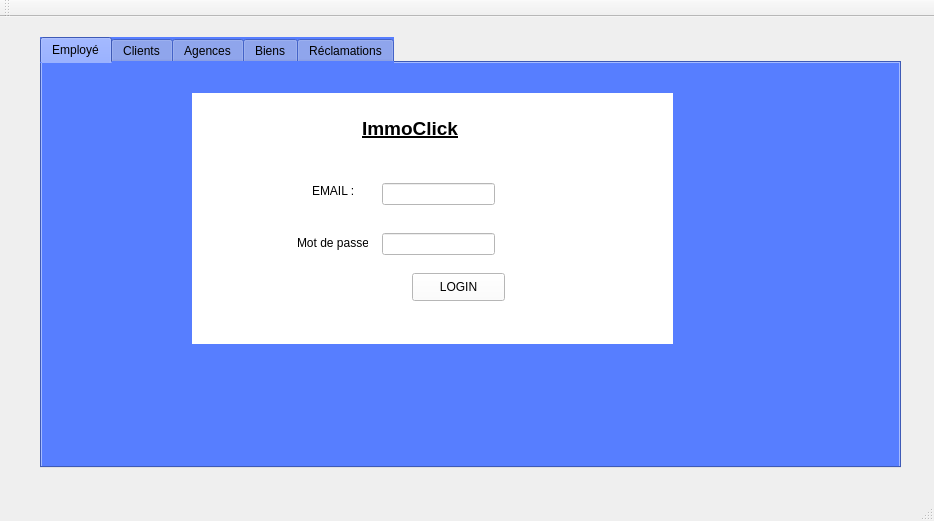
<?xml version="1.0" encoding="UTF-8"?>
<ui version="4.0">
 <class>MainWindow</class>
 <widget class="QMainWindow" name="MainWindow">
  <property name="geometry">
   <rect>
    <x>0</x>
    <y>0</y>
    <width>934</width>
    <height>521</height>
   </rect>
  </property>
  <property name="windowTitle">
   <string>Gestion des Clients</string>
  </property>
  <widget class="QWidget" name="centralWidget">
   <widget class="QTabWidget" name="tabWidget_2">
    <property name="geometry">
     <rect>
      <x>40</x>
      <y>20</y>
      <width>861</width>
      <height>431</height>
     </rect>
    </property>
    <property name="styleSheet">
     <string notr="true">background-color: rgb(87, 126, 255);</string>
    </property>
    <property name="currentIndex">
     <number>0</number>
    </property>
    <widget class="QWidget" name="tab_4">
     <attribute name="title">
      <string>Employé</string>
     </attribute>
     <widget class="QStackedWidget" name="stackedWidget">
      <property name="geometry">
       <rect>
        <x>50</x>
        <y>20</y>
        <width>791</width>
        <height>371</height>
       </rect>
      </property>
      <property name="currentIndex">
       <number>1</number>
      </property>
      <widget class="QWidget" name="page">
       <widget class="QPushButton" name="pushButton_30">
        <property name="geometry">
         <rect>
          <x>260</x>
          <y>0</y>
          <width>75</width>
          <height>23</height>
         </rect>
        </property>
        <property name="text">
         <string>TRI ID</string>
        </property>
       </widget>
       <widget class="QPushButton" name="pushButton_33">
        <property name="geometry">
         <rect>
          <x>590</x>
          <y>0</y>
          <width>75</width>
          <height>23</height>
         </rect>
        </property>
        <property name="text">
         <string>TRI SALAIRE</string>
        </property>
       </widget>
       <widget class="QPushButton" name="pushButton_afficher">
        <property name="geometry">
         <rect>
          <x>150</x>
          <y>320</y>
          <width>75</width>
          <height>23</height>
         </rect>
        </property>
        <property name="text">
         <string>Afficher</string>
        </property>
       </widget>
       <widget class="QPushButton" name="pushButton_31">
        <property name="geometry">
         <rect>
          <x>10</x>
          <y>0</y>
          <width>75</width>
          <height>23</height>
         </rect>
        </property>
        <property name="text">
         <string>Statistique</string>
        </property>
       </widget>
       <widget class="QLineEdit" name="rechercher">
        <property name="geometry">
         <rect>
          <x>350</x>
          <y>0</y>
          <width>141</width>
          <height>24</height>
         </rect>
        </property>
        <property name="placeholderText">
         <string>Recherche</string>
        </property>
        <property name="clearButtonEnabled">
         <bool>true</bool>
        </property>
       </widget>
       <widget class="QTableView" name="tab_emp">
        <property name="geometry">
         <rect>
          <x>10</x>
          <y>50</y>
          <width>721</width>
          <height>111</height>
         </rect>
        </property>
        <property name="styleSheet">
         <string notr="true">background-color: rgb(255, 255, 255);</string>
        </property>
       </widget>
       <widget class="QGroupBox" name="groupBox_4">
        <property name="geometry">
         <rect>
          <x>0</x>
          <y>170</y>
          <width>731</width>
          <height>141</height>
         </rect>
        </property>
        <property name="styleSheet">
         <string notr="true">background-color: rgb(90, 170, 72);</string>
        </property>
        <property name="title">
         <string>Employé</string>
        </property>
        <widget class="QTabWidget" name="tabWidget">
         <property name="geometry">
          <rect>
           <x>0</x>
           <y>-1</y>
           <width>731</width>
           <height>141</height>
          </rect>
         </property>
         <property name="currentIndex">
          <number>1</number>
         </property>
         <widget class="QWidget" name="tab">
          <attribute name="title">
           <string>Ajouter Employé</string>
          </attribute>
          <widget class="QLabel" name="label_11">
           <property name="geometry">
            <rect>
             <x>220</x>
             <y>20</y>
             <width>47</width>
             <height>14</height>
            </rect>
           </property>
           <property name="text">
            <string>Prénom :</string>
           </property>
          </widget>
          <widget class="QLabel" name="label_14">
           <property name="geometry">
            <rect>
             <x>440</x>
             <y>60</y>
             <width>47</width>
             <height>14</height>
            </rect>
           </property>
           <property name="text">
            <string>Salaire :</string>
           </property>
          </widget>
          <widget class="QLabel" name="label_13">
           <property name="geometry">
            <rect>
             <x>440</x>
             <y>20</y>
             <width>47</width>
             <height>14</height>
            </rect>
           </property>
           <property name="text">
            <string>Agence :</string>
           </property>
          </widget>
          <widget class="QLabel" name="label_10">
           <property name="geometry">
            <rect>
             <x>40</x>
             <y>70</y>
             <width>41</width>
             <height>20</height>
            </rect>
           </property>
           <property name="text">
            <string>Nom :</string>
           </property>
          </widget>
          <widget class="QLineEdit" name="email">
           <property name="geometry">
            <rect>
             <x>510</x>
             <y>90</y>
             <width>113</width>
             <height>20</height>
            </rect>
           </property>
          </widget>
          <widget class="QLineEdit" name="salaire">
           <property name="geometry">
            <rect>
             <x>510</x>
             <y>60</y>
             <width>113</width>
             <height>20</height>
            </rect>
           </property>
          </widget>
          <widget class="QLabel" name="label_15">
           <property name="geometry">
            <rect>
             <x>440</x>
             <y>90</y>
             <width>47</width>
             <height>14</height>
            </rect>
           </property>
           <property name="text">
            <string>Email</string>
           </property>
          </widget>
          <widget class="QLineEdit" name="prenom">
           <property name="geometry">
            <rect>
             <x>280</x>
             <y>20</y>
             <width>113</width>
             <height>20</height>
            </rect>
           </property>
          </widget>
          <widget class="QLabel" name="label_16">
           <property name="geometry">
            <rect>
             <x>40</x>
             <y>20</y>
             <width>41</width>
             <height>20</height>
            </rect>
           </property>
           <property name="text">
            <string>ID :</string>
           </property>
          </widget>
          <widget class="QLineEdit" name="nom">
           <property name="geometry">
            <rect>
             <x>90</x>
             <y>70</y>
             <width>113</width>
             <height>20</height>
            </rect>
           </property>
          </widget>
          <widget class="QLabel" name="label_12">
           <property name="geometry">
            <rect>
             <x>220</x>
             <y>50</y>
             <width>47</width>
             <height>14</height>
            </rect>
           </property>
           <property name="text">
            <string>Adresse :</string>
           </property>
          </widget>
          <widget class="QLineEdit" name="id">
           <property name="geometry">
            <rect>
             <x>90</x>
             <y>20</y>
             <width>113</width>
             <height>20</height>
            </rect>
           </property>
          </widget>
          <widget class="QLineEdit" name="ref_agence">
           <property name="geometry">
            <rect>
             <x>510</x>
             <y>20</y>
             <width>113</width>
             <height>20</height>
            </rect>
           </property>
          </widget>
          <widget class="QComboBox" name="adresse">
           <property name="geometry">
            <rect>
             <x>280</x>
             <y>50</y>
             <width>111</width>
             <height>22</height>
            </rect>
           </property>
           <item>
            <property name="text">
             <string>Bizerte</string>
            </property>
           </item>
           <item>
            <property name="text">
             <string>Tunis</string>
            </property>
           </item>
           <item>
            <property name="text">
             <string>Nabeul</string>
            </property>
           </item>
           <item>
            <property name="text">
             <string>Sfax</string>
            </property>
           </item>
           <item>
            <property name="text">
             <string>Sousse</string>
            </property>
           </item>
          </widget>
          <widget class="QLabel" name="label_24">
           <property name="geometry">
            <rect>
             <x>230</x>
             <y>90</y>
             <width>41</width>
             <height>20</height>
            </rect>
           </property>
           <property name="text">
            <string>PWD</string>
           </property>
          </widget>
          <widget class="QLineEdit" name="mdp">
           <property name="geometry">
            <rect>
             <x>280</x>
             <y>90</y>
             <width>113</width>
             <height>20</height>
            </rect>
           </property>
          </widget>
         </widget>
         <widget class="QWidget" name="tab_2">
          <attribute name="title">
           <string>Modifier Employé</string>
          </attribute>
          <widget class="QPushButton" name="pushButton_modifier">
           <property name="geometry">
            <rect>
             <x>600</x>
             <y>90</y>
             <width>75</width>
             <height>23</height>
            </rect>
           </property>
           <property name="text">
            <string>Modifier</string>
           </property>
          </widget>
          <widget class="QLabel" name="label_17">
           <property name="geometry">
            <rect>
             <x>10</x>
             <y>60</y>
             <width>41</width>
             <height>20</height>
            </rect>
           </property>
           <property name="text">
            <string>Nom :</string>
           </property>
          </widget>
          <widget class="QLineEdit" name="agence_modif">
           <property name="geometry">
            <rect>
             <x>480</x>
             <y>10</y>
             <width>113</width>
             <height>20</height>
            </rect>
           </property>
          </widget>
          <widget class="QLabel" name="label_18">
           <property name="geometry">
            <rect>
             <x>410</x>
             <y>50</y>
             <width>47</width>
             <height>14</height>
            </rect>
           </property>
           <property name="text">
            <string>Salaire :</string>
           </property>
          </widget>
          <widget class="QLabel" name="label_19">
           <property name="geometry">
            <rect>
             <x>410</x>
             <y>80</y>
             <width>47</width>
             <height>14</height>
            </rect>
           </property>
           <property name="text">
            <string>Email</string>
           </property>
          </widget>
          <widget class="QLineEdit" name="prenom_modif">
           <property name="geometry">
            <rect>
             <x>250</x>
             <y>10</y>
             <width>113</width>
             <height>20</height>
            </rect>
           </property>
          </widget>
          <widget class="QLabel" name="label_20">
           <property name="geometry">
            <rect>
             <x>200</x>
             <y>60</y>
             <width>47</width>
             <height>14</height>
            </rect>
           </property>
           <property name="text">
            <string>Adresse :</string>
           </property>
          </widget>
          <widget class="QLabel" name="label_21">
           <property name="geometry">
            <rect>
             <x>10</x>
             <y>10</y>
             <width>41</width>
             <height>20</height>
            </rect>
           </property>
           <property name="text">
            <string>ID :</string>
           </property>
          </widget>
          <widget class="QLineEdit" name="id_modif">
           <property name="geometry">
            <rect>
             <x>60</x>
             <y>10</y>
             <width>113</width>
             <height>20</height>
            </rect>
           </property>
          </widget>
          <widget class="QLineEdit" name="nom_modif">
           <property name="geometry">
            <rect>
             <x>60</x>
             <y>60</y>
             <width>113</width>
             <height>20</height>
            </rect>
           </property>
          </widget>
          <widget class="QLabel" name="label_22">
           <property name="geometry">
            <rect>
             <x>410</x>
             <y>10</y>
             <width>47</width>
             <height>14</height>
            </rect>
           </property>
           <property name="text">
            <string>Agence :</string>
           </property>
          </widget>
          <widget class="QLineEdit" name="email_modif">
           <property name="geometry">
            <rect>
             <x>480</x>
             <y>80</y>
             <width>113</width>
             <height>20</height>
            </rect>
           </property>
          </widget>
          <widget class="QLabel" name="label_23">
           <property name="geometry">
            <rect>
             <x>190</x>
             <y>10</y>
             <width>47</width>
             <height>14</height>
            </rect>
           </property>
           <property name="text">
            <string>Prénom :</string>
           </property>
          </widget>
          <widget class="QLineEdit" name="salaire_modif">
           <property name="geometry">
            <rect>
             <x>480</x>
             <y>50</y>
             <width>113</width>
             <height>20</height>
            </rect>
           </property>
          </widget>
          <widget class="QComboBox" name="adresse_modif">
           <property name="geometry">
            <rect>
             <x>260</x>
             <y>60</y>
             <width>111</width>
             <height>22</height>
            </rect>
           </property>
           <item>
            <property name="text">
             <string>Bizerte</string>
            </property>
           </item>
           <item>
            <property name="text">
             <string>Tunis</string>
            </property>
           </item>
           <item>
            <property name="text">
             <string>Nabeul</string>
            </property>
           </item>
           <item>
            <property name="text">
             <string>Sfax</string>
            </property>
           </item>
           <item>
            <property name="text">
             <string>Sousse</string>
            </property>
           </item>
          </widget>
          <widget class="QLabel" name="label_25">
           <property name="geometry">
            <rect>
             <x>130</x>
             <y>90</y>
             <width>41</width>
             <height>20</height>
            </rect>
           </property>
           <property name="text">
            <string>PWD</string>
           </property>
          </widget>
          <widget class="QLineEdit" name="mdp_2">
           <property name="geometry">
            <rect>
             <x>180</x>
             <y>90</y>
             <width>113</width>
             <height>20</height>
            </rect>
           </property>
          </widget>
         </widget>
        </widget>
       </widget>
       <widget class="QPushButton" name="pushButton_34">
        <property name="geometry">
         <rect>
          <x>90</x>
          <y>0</y>
          <width>75</width>
          <height>23</height>
         </rect>
        </property>
        <property name="text">
         <string>stat salaire</string>
        </property>
       </widget>
       <widget class="QPushButton" name="pushButton_supprimer">
        <property name="geometry">
         <rect>
          <x>520</x>
          <y>320</y>
          <width>75</width>
          <height>23</height>
         </rect>
        </property>
        <property name="text">
         <string>Supprimer</string>
        </property>
       </widget>
       <widget class="QPushButton" name="pushButton_35">
        <property name="geometry">
         <rect>
          <x>670</x>
          <y>0</y>
          <width>75</width>
          <height>23</height>
         </rect>
        </property>
        <property name="text">
         <string>TRI NOM</string>
        </property>
       </widget>
       <widget class="QLineEdit" name="id_supp">
        <property name="geometry">
         <rect>
          <x>390</x>
          <y>320</y>
          <width>113</width>
          <height>20</height>
         </rect>
        </property>
       </widget>
       <widget class="QPushButton" name="ajouter">
        <property name="geometry">
         <rect>
          <x>30</x>
          <y>320</y>
          <width>75</width>
          <height>23</height>
         </rect>
        </property>
        <property name="text">
         <string>Ajouter</string>
        </property>
       </widget>
       <widget class="QPushButton" name="pushButton_29">
        <property name="geometry">
         <rect>
          <x>180</x>
          <y>0</y>
          <width>75</width>
          <height>23</height>
         </rect>
        </property>
        <property name="text">
         <string>fichier pdf</string>
        </property>
       </widget>
       <widget class="QPushButton" name="pushButton_32">
        <property name="geometry">
         <rect>
          <x>510</x>
          <y>0</y>
          <width>75</width>
          <height>23</height>
         </rect>
        </property>
        <property name="text">
         <string>QR code</string>
        </property>
       </widget>
      </widget>
      <widget class="QWidget" name="page_2">
       <widget class="QLabel" name="label_3">
        <property name="geometry">
         <rect>
          <x>270</x>
          <y>20</y>
          <width>161</width>
          <height>51</height>
         </rect>
        </property>
        <property name="font">
         <font>
          <pointsize>14</pointsize>
          <weight>75</weight>
          <bold>true</bold>
          <underline>true</underline>
         </font>
        </property>
        <property name="styleSheet">
         <string notr="true">background: rgb(255, 255, 255)</string>
        </property>
        <property name="text">
         <string>ImmoClick</string>
        </property>
       </widget>
       <widget class="QLabel" name="label_26">
        <property name="geometry">
         <rect>
          <x>205</x>
          <y>150</y>
          <width>71</width>
          <height>20</height>
         </rect>
        </property>
        <property name="styleSheet">
         <string notr="true">background: rgb(255, 255, 255)</string>
        </property>
        <property name="text">
         <string>Mot de passe</string>
        </property>
       </widget>
       <widget class="QLabel" name="label_27">
        <property name="geometry">
         <rect>
          <x>220</x>
          <y>100</y>
          <width>56</width>
          <height>16</height>
         </rect>
        </property>
        <property name="styleSheet">
         <string notr="true">background: rgb(255, 255, 255)</string>
        </property>
        <property name="text">
         <string>EMAIL :</string>
        </property>
       </widget>
       <widget class="QLineEdit" name="mdp_login">
        <property name="geometry">
         <rect>
          <x>290</x>
          <y>150</y>
          <width>113</width>
          <height>22</height>
         </rect>
        </property>
        <property name="styleSheet">
         <string notr="true">background: rgb(255, 255, 255)</string>
        </property>
       </widget>
       <widget class="QWidget" name="widget_2" native="true">
        <property name="geometry">
         <rect>
          <x>100</x>
          <y>10</y>
          <width>481</width>
          <height>251</height>
         </rect>
        </property>
        <property name="styleSheet">
         <string notr="true">background: rgb(255, 255, 255)</string>
        </property>
        <widget class="QPushButton" name="login">
         <property name="geometry">
          <rect>
           <x>220</x>
           <y>180</y>
           <width>93</width>
           <height>28</height>
          </rect>
         </property>
         <property name="text">
          <string>LOGIN</string>
         </property>
        </widget>
        <widget class="QLineEdit" name="email_login">
         <property name="geometry">
          <rect>
           <x>190</x>
           <y>90</y>
           <width>113</width>
           <height>22</height>
          </rect>
         </property>
         <property name="styleSheet">
          <string notr="true">background: rgb(255, 255, 255)</string>
         </property>
        </widget>
       </widget>
       <zorder>widget_2</zorder>
       <zorder>label_3</zorder>
       <zorder>label_26</zorder>
       <zorder>label_27</zorder>
       <zorder>mdp_login</zorder>
      </widget>
     </widget>
    </widget>
    <widget class="QWidget" name="widget">
     <attribute name="title">
      <string>Clients</string>
     </attribute>
     <widget class="QPushButton" name="pushButton_3">
      <property name="geometry">
       <rect>
        <x>110</x>
        <y>340</y>
        <width>75</width>
        <height>23</height>
       </rect>
      </property>
      <property name="styleSheet">
       <string notr="true">color: rgb(0, 0, 0);</string>
      </property>
      <property name="text">
       <string>Ajouter</string>
      </property>
     </widget>
     <widget class="QPushButton" name="pushButton_4">
      <property name="geometry">
       <rect>
        <x>340</x>
        <y>340</y>
        <width>75</width>
        <height>23</height>
       </rect>
      </property>
      <property name="text">
       <string>Modifier</string>
      </property>
     </widget>
     <widget class="QPushButton" name="pushButton_5">
      <property name="geometry">
       <rect>
        <x>610</x>
        <y>340</y>
        <width>75</width>
        <height>23</height>
       </rect>
      </property>
      <property name="text">
       <string>Supprimer</string>
      </property>
     </widget>
    </widget>
    <widget class="QWidget" name="tab_5">
     <attribute name="title">
      <string>Agences</string>
     </attribute>
    </widget>
    <widget class="QWidget" name="tab_6">
     <attribute name="title">
      <string>Biens</string>
     </attribute>
    </widget>
    <widget class="QWidget" name="tab_7">
     <attribute name="title">
      <string>Réclamations</string>
     </attribute>
    </widget>
   </widget>
  </widget>
  <widget class="QMenuBar" name="menuBar">
   <property name="geometry">
    <rect>
     <x>0</x>
     <y>0</y>
     <width>934</width>
     <height>22</height>
    </rect>
   </property>
  </widget>
  <widget class="QToolBar" name="mainToolBar">
   <attribute name="toolBarArea">
    <enum>TopToolBarArea</enum>
   </attribute>
   <attribute name="toolBarBreak">
    <bool>false</bool>
   </attribute>
  </widget>
  <widget class="QStatusBar" name="statusBar"/>
 </widget>
 <layoutdefault spacing="6" margin="11"/>
 <resources/>
 <connections/>
</ui>
